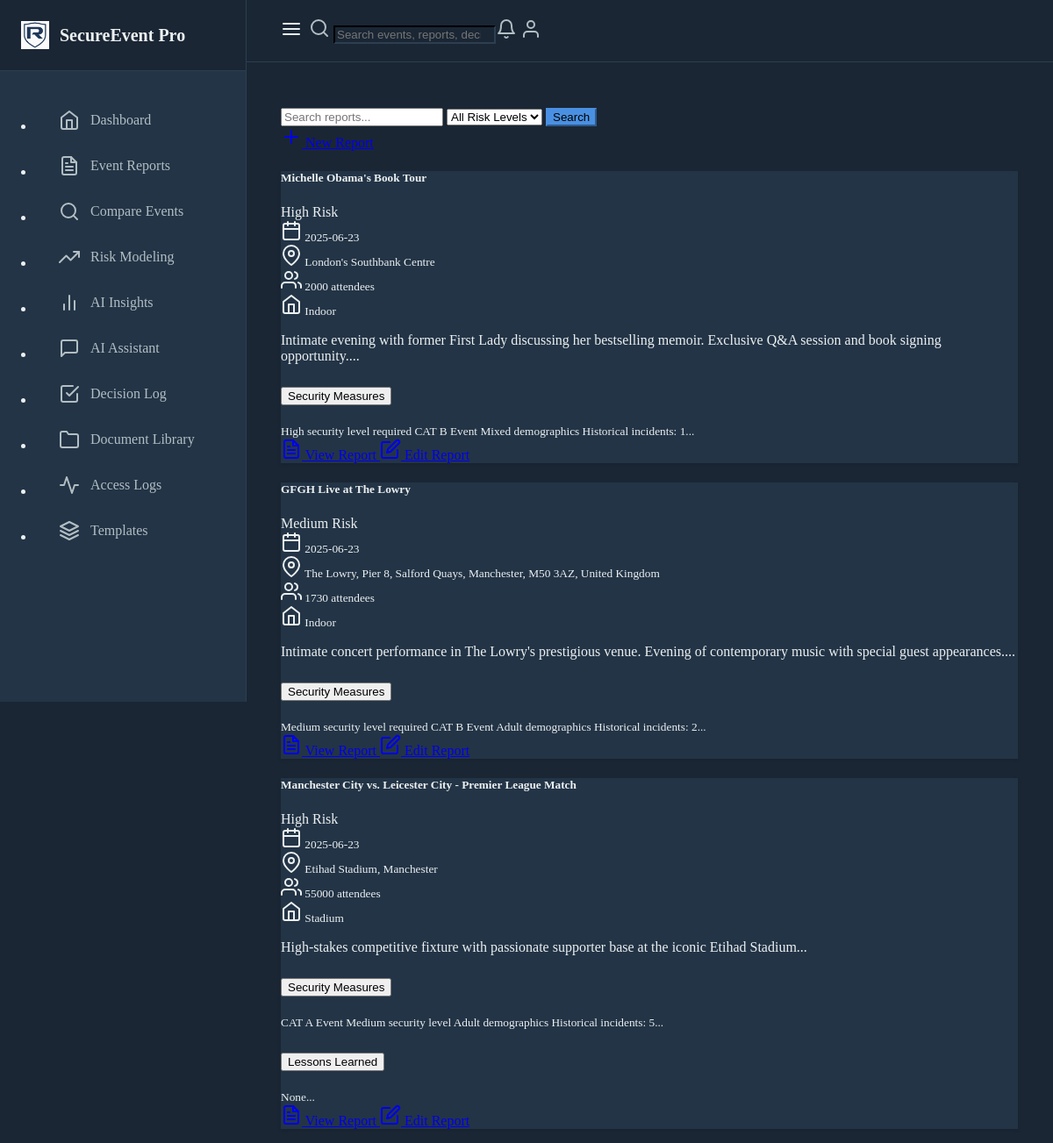
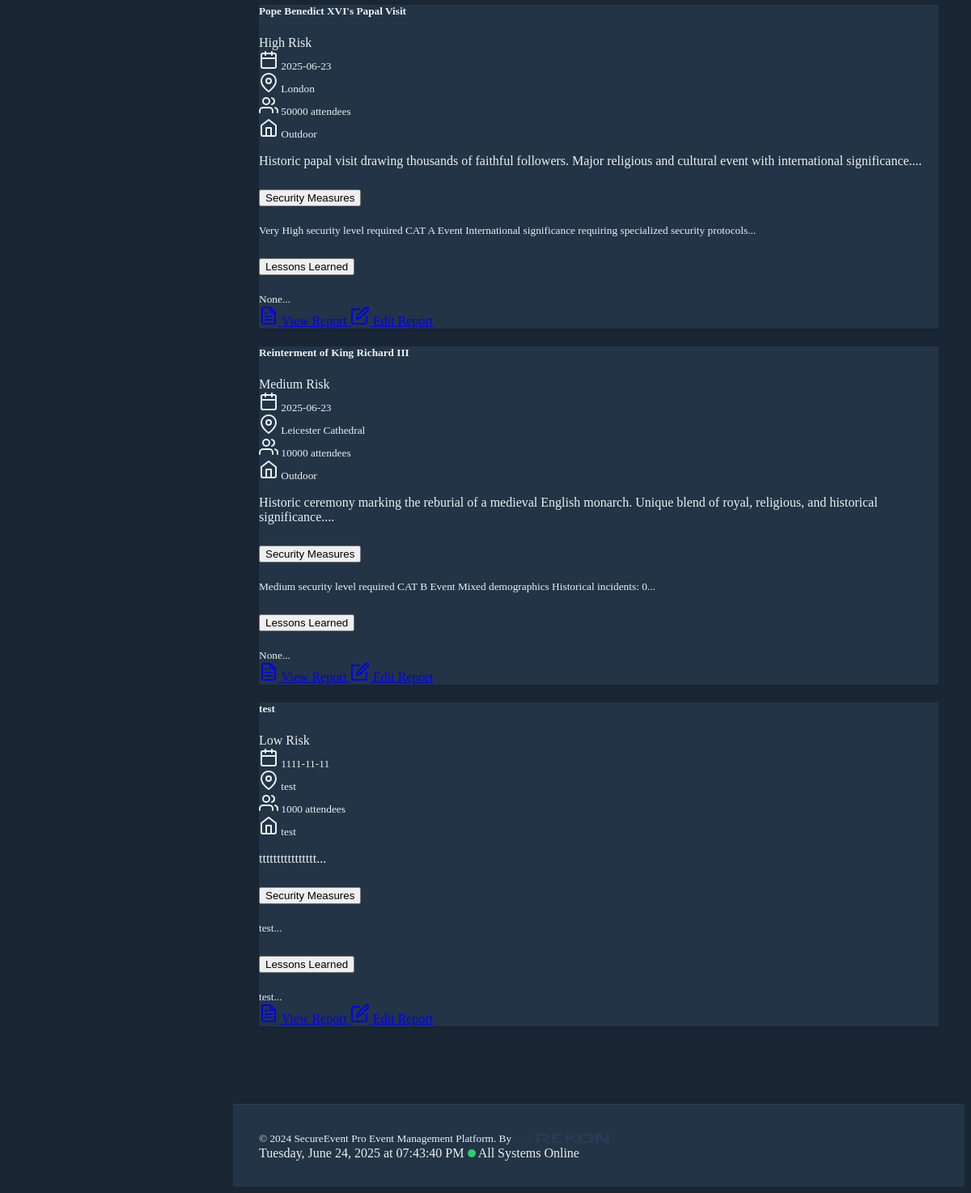
Page /view-all-events on the committed database (2 pictures, top to bottom).
### models.py (models this page shows)
class EventReport(db.Model):
    id = db.Column(db.Integer, primary_key=True)
    title = db.Column(db.String(200), nullable=False)
    date = db.Column(db.DateTime, nullable=False)
    location = db.Column(db.String(200), nullable=False)
    description = db.Column(db.Text, nullable=False)
    risk_level = db.Column(db.String(50), nullable=False)
    incident_type = db.Column(db.String(100), nullable=False)
    created_at = db.Column(db.DateTime, default=datetime.utcnow)
    venue_type = db.Column(db.String(50))
    security_staff_count = db.Column(db.Integer, default=0)
    security_staff_roles = db.Column(db.JSON, default=dict)
    incidents_reported = db.Column(db.Integer, default=0)
    incident_summary = db.Column(db.Text)
    attendance = db.Column(db.Integer)
    security_measures = db.Column(db.Text)
    incident_response = db.Column(db.Text)
    lessons_learned = db.Column(db.Text)
    recommendations = db.Column(db.Text)
    security_protocols = db.Column(db.Text)
    emergency_response_plan = db.Column(db.Text)
    post_event_analysis = db.Column(db.Text)
    activity_logs = db.relationship('ActivityLog', backref='event_report', lazy=True)
    estimated_risk_level = db.Column(db.String(50))
    risk_assessments = db.relationship('RiskAssessment', backref='event_report', lazy=True)

### routes.py (the view)
@app.route("/view-all-events")
def view_all_events():
    events = EventReport.query.all()
    return render_template("index.html", reports=events)

### routes.py (called while the page is built)
@app.before_request
def before_request():
    g.start_time = datetime.utcnow()
    g.activity_log = None

@app.after_request
def after_request(response):
    if hasattr(g, "activity_log") and g.activity_log:
        end_activity_tracking(g.activity_log)
    return response

### templates/index.html (shortened to what this page needs)
{% extends "base.html" %}
{% block content %}
<div class="row mb-4">
    <div class="col-md-12">
        <div class="d-flex align-items-center gap-3">
            <form class="d-flex gap-2 flex-grow-1">
                <input type="text" name="search" class="form-control" placeholder="Search reports..." value="{{ request.args.get('search', '') }}">
                <select name="risk_level" class="form-select" style="width: auto;">
                    <option value="">All Risk Levels</option>
                </select>
                <button type="submit" class="btn btn-primary">Search</button>
            </form>
            <a href="{{ url_for('create_event_report') }}" class="btn btn-success">
                <i data-feather="plus"></i> New Report
            </a>
        </div>
    </div>
</div>
<div class="row">
    {% for report in reports %}
    <div class="col-md-6 mb-4">
        <div class="card h-100">
            <div class="card-header d-flex justify-content-between align-items-center">
                <h5 class="card-title mb-0">{{ report.title }}</h5>
                <span class="badge bg-{{ 'danger' if report.risk_level == 'High' else 'warning' if report.risk_level == 'Medium' else 'success' }}">
                    {{ report.risk_level }} Risk
                </span>
            </div>
            <div class="card-body">
                <div class="mb-3">
                    <small class="text-muted">
                        <i data-feather="calendar" class="feather-sm me-1"></i> {{ report.date.strftime('%Y-%m-%d') }}<br>
                        <i data-feather="map-pin" class="feather-sm me-1"></i> {{ report.location }}<br>
                        <i data-feather="users" class="feather-sm me-1"></i> {{ report.attendance if report.attendance else 'Not recorded' }} attendees<br>
                        <i data-feather="home" class="feather-sm me-1"></i> {{ report.venue_type if report.venue_type else 'Venue type not specified' }}
                    </small>
                </div>
                <p class="card-text">{{ report.description[:150] }}...</p>
                {% if report.security_measures or report.lessons_learned %}
                <div class="mt-3">
                    <div class="accordion" id="insights{{ report.id }}">
                        {% if report.security_measures %}
                        <div class="accordion-item">
                            <h2 class="accordion-header">
                                <button class="accordion-button collapsed" type="button" data-bs-toggle="collapse" data-bs-target="#security{{ report.id }}">
                                    Security Measures
                                </button>
                            </h2>
                            <div id="security{{ report.id }}" class="accordion-collapse collapse" data-bs-parent="#insights{{ report.id }}">
                                <div class="accordion-body">
                                    <small>{{ report.security_measures[:200] }}...</small>
                                </div>
                            </div>
                        </div>
                        {% endif %}
                        {% if report.lessons_learned %}
                        <div class="accordion-item">
                            <h2 class="accordion-header">
                                <button class="accordion-button collapsed" type="button" data-bs-toggle="collapse" data-bs-target="#lessons{{ report.id }}">
                                    Lessons Learned
                                </button>
                            </h2>
                            <div id="lessons{{ report.id }}" class="accordion-collapse collapse" data-bs-parent="#insights{{ report.id }}">
                                <div class="accordion-body">
                                    <small>{{ report.lessons_learned[:200] }}...</small>
                                </div>
                            </div>
                        </div>
                        {% endif %}
                    </div>
                </div>
                {% endif %}
                <div class="mt-3">
                    <a href="{{ url_for('view_report', report_id=report.id) }}" class="btn btn-secondary btn-sm">
                        <i data-feather="file-text" class="feather-sm"></i> View Report
                    </a>
                    <a href="{{ url_for('edit_event_report', report_id=report.id) }}" class="btn btn-outline-primary btn-sm ms-1">
                        <i data-feather="edit" class="feather-sm"></i> Edit Report
                    </a>
                </div>
            </div>
        </div>
    </div>
    {% endfor %}
</div>
{% endblock %}

### templates/base.html (style rules this page uses)
:root { --primary-color: #4A90E2; --secondary-color: #2C3E50; --accent-color: #3498DB; --background-dark: #1A2634; --card-bg: #233446; --text-primary: #ECF0F1; --text-secondary: #B2BEC3; }
body { background-color: var(--background-dark); color: var(--text-primary); }
.card { background-color: var(--card-bg); border-color: var(--secondary-color); }
.btn-primary { background-color: var(--primary-color); border-color: var(--primary-color); }
.card { border: 1px solid var(--bs-border-color); box-shadow: 0 2px 4px rgba(0, 0, 0, 0.1); }
.badge { font-weight: 500; }

### rows in the picture
EventReport: title "Michelle Obama's Book Tour", risk_level "High", date "2025-06-23", location "London's Southbank Centre", attendance "2000", venue_type "Indoor", description "Intimate evening with former First Lady discussing her bestselling memoir. Exclusive Q&A session and book signing opportunity.", security_measures "High security level required CAT B Event Mixed demographics Historical incidents: 1"
EventReport: title "GFGH Live at The Lowry", risk_level "Medium", date "2025-06-23", location "The Lowry, Pier 8, Salford Quays, Manchester, M50 3AZ, United Kingdom", attendance "1730", venue_type "Indoor", description "Intimate concert performance in The Lowry's prestigious venue. Evening of contemporary music with special guest appearances.", security_measures "Medium security level required CAT B Event Adult demographics Historical incidents: 2"
EventReport: title "Manchester City vs. Leicester City - Premier League Match", risk_level "High", date "2025-06-23", location "Etihad Stadium, Manchester", attendance "55000", venue_type "Stadium", description "High-stakes competitive fixture with passionate supporter base at the iconic Etihad Stadium", security_measures "CAT A Event Medium security level Adult demographics Historical incidents: 5", lessons_learned "None"
EventReport: title "Pope Benedict XVI's Papal Visit", risk_level "High", date "2025-06-23", location "London", attendance "50000", venue_type "Outdoor", description "Historic papal visit drawing thousands of faithful followers. Major religious and cultural event with international significance.", security_measures "Very High security level required CAT A Event International significance requiring specialized security protocols", lessons_learned "None"
EventReport: title "Reinterment of King Richard III", risk_level "Medium", date "2025-06-23", location "Leicester Cathedral", attendance "10000", venue_type "Outdoor", description "Historic ceremony marking the reburial of a medieval English monarch. Unique blend of royal, religious, and historical significance.", security_measures "Medium security level required CAT B Event Mixed demographics Historical incidents: 0", lessons_learned "None"
EventReport: title "test", risk_level "Low", date "1111-11-11", location "test", attendance "1000", venue_type "test", description "tttttttttttttttt", security_measures "test", lessons_learned "test"
